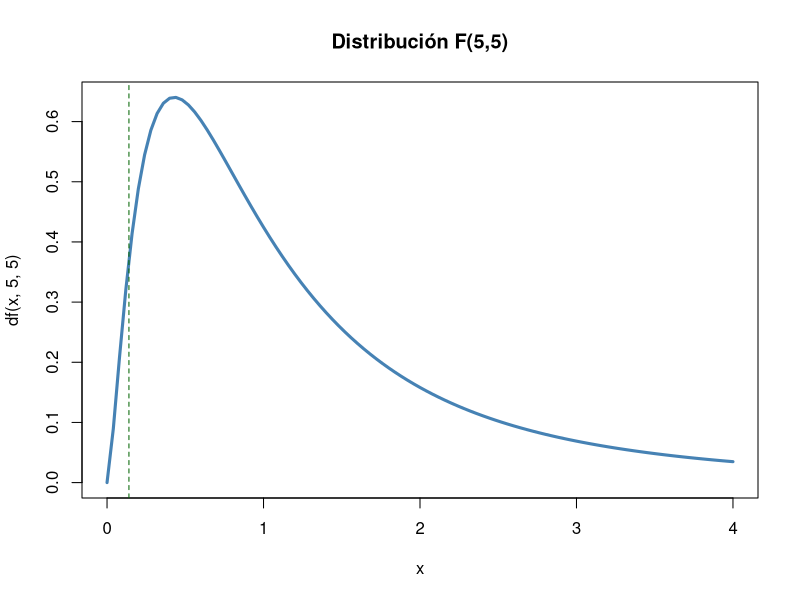
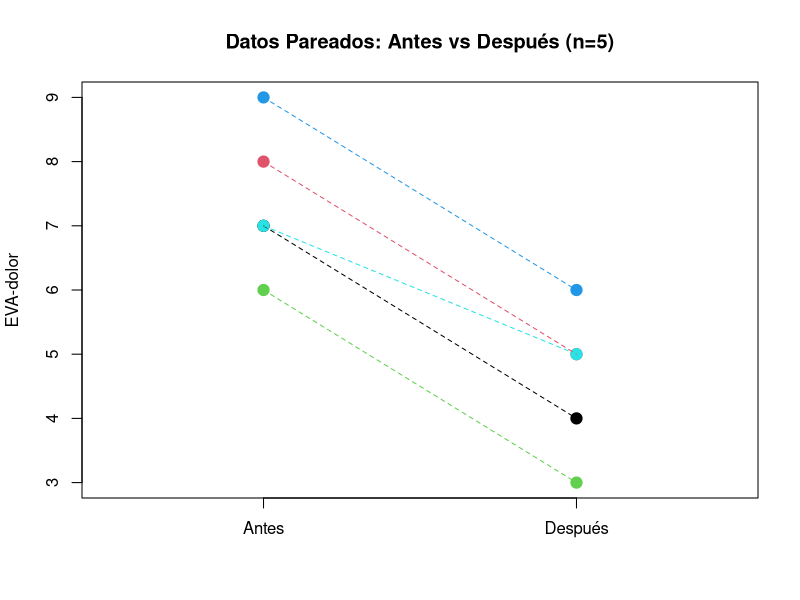
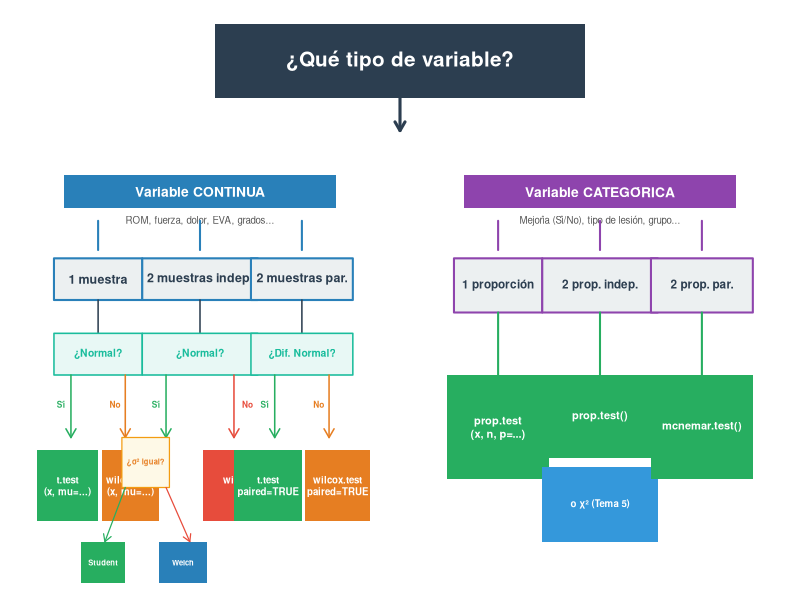
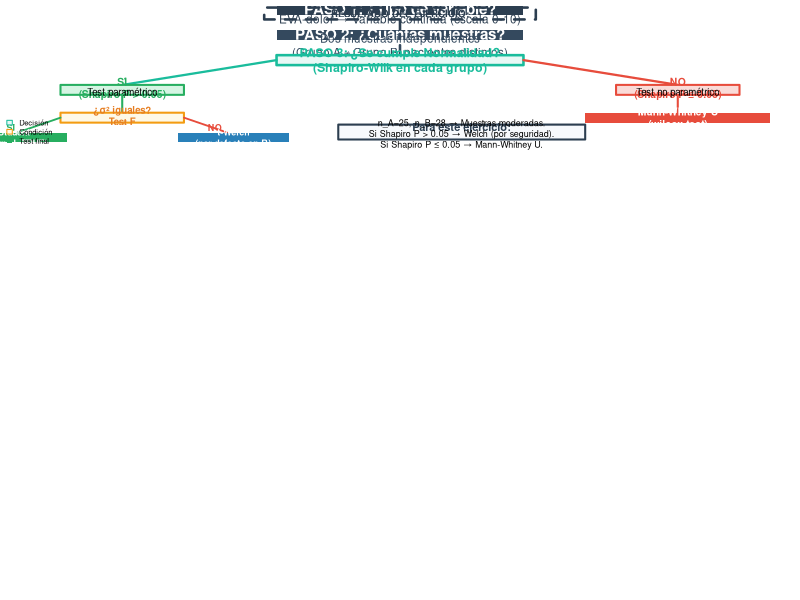

The R script that drew these images, in order:
## ---- chunk 1
g1<-c(125,132,128,135,130,126); g2<-c(140,148,142,155,138,150,145)
t.test(g1, g2)                     # Welch (recomendado — por defecto en R)
t.test(g1, g2, var.equal = TRUE)   # Student (solo si σ₁² = σ₂²)
## ---- chunk 2
var.test(g1, g2)
# P > 0.05 → varianzas iguales → Student
# P ≤ 0.05 → varianzas distintas → Welch
## ---- chunk 3
#| fig-height: 4.5
curve(df(x,5,5), 0, 4, lwd=3, col="steelblue", main="Distribución F(5,5)")
abline(v=c(qf(0.025,5,5), qf(0.975,5,5)), col="darkgreen", lty=2)
## ---- chunk 4
x1<-30; n1<-50; x2<-18; n2<-50
p_pool<-(x1+x2)/(n1+n2)
z<-(x1/n1-x2/n2)/sqrt(p_pool*(1-p_pool)*(1/n1+1/n2))
cat("z =", round(z,3), "P =", round(2*pnorm(-abs(z)),4),
    "\nDiferencia significativa: A > B (P = 0.016)")
## ---- chunk 5
#| fig-height: 4.5
a<-c(7,8,6,9,7); d<-c(4,5,3,6,5)
plot(rep(1:2,each=5), c(a,d), pch=19, col=rep(1:5,2), cex=1.5,
     xaxt="n", xlim=c(0.5,2.5), xlab="", ylab="EVA-dolor",
     main="Datos Pareados: Antes vs Después (n=5)")
axis(1, at=1:2, labels=c("Antes","Después"))
for(i in 1:5) lines(c(1,2), c(a[i],d[i]), col=i, lty=2)
## ---- chunk 6
a<-c(7,8,6,9,7); d<-c(4,5,3,6,5)
t.test(a, d, paired=TRUE)
# BioEstatR: testt(m = a, m1 = d, par = TRUE)
## ---- chunk 7
n12<-15; n21<-31
chi2<-(abs(n12-n21)-0.5)^2/(n12+n21)
P<-pchisq(chi2,1,lower.tail=FALSE)
cat("chi2 =", round(chi2,3), "P =", round(P,4),
    "\nTerapia B significativamente superior (P = 0.027)")
## ---- chunk 8
x <- c(122, 135, 128, 141, 131, 126, 146, 139)
theta0 <- 130
D <- x - theta0
cat("Diferencias Di:", D)
## ---- chunk 9
# Cálculo manual en R
Di <- x - theta0
absDi <- abs(Di)
rangos <- rank(absDi)
Wplus <- sum(rangos[Di > 0])
Wminus <- sum(rangos[Di < 0])
E_W <- length(x) * (length(x)+1) / 4
Var_W <- length(x) * (length(x)+1) * (2*length(x)+1) / 24
Z_manual <- (Wplus - E_W) / sqrt(Var_W)
P_manual <- 2 * pnorm(-abs(Z_manual))
cat(sprintf("W+ = %.0f | E[W+] = %.0f | Var(W+) = %.0f", Wplus, E_W, Var_W),
    sprintf("\nZ = %.3f | P = %.4f", Z_manual, P_manual),
    "\n--- Verificación con wilcox.test ---")
wt <- wilcox.test(x, mu = theta0, exact = FALSE)
cat(sprintf("V = %.0f | P = %.4f", wt$statistic, wt$p.value))
## ---- chunk 10
pre  <- c(7, 8, 6, 9, 7, 8)
post <- c(4, 5, 3, 6, 5, 4)
d <- post - pre
cat("Diferencias:", d)
## ---- chunk 11
# Verificación con R
wt_paired <- wilcox.test(post, pre, paired = TRUE, exact = FALSE)
cat(sprintf("W+ = %.1f | P = %.6f", wt_paired$statistic, wt_paired$p.value),
    "\nTodos los pacientes mejoraron → P < 0.05 (efecto significativo)")
## ---- chunk 12
# Cálculo manual en R
grupoA <- c(55, 62, 48, 70, 52)
grupoB <- c(72, 68, 75, 80, 65, 78)
todos <- c(grupoA, grupoB)
rangos <- rank(todos)
R_A <- sum(rangos[1:5])
R_B <- sum(rangos[6:11])
U_A <- R_A - 5*6/2
U_B <- R_B - 6*7/2
U <- min(U_A, U_B)
E_U <- 5*6/2
Var_U <- 5*6*12/12
Z_U <- (U - E_U) / sqrt(Var_U)
P_U <- 2 * pnorm(-abs(Z_U))
cat(sprintf("R_A=%.0f | R_B=%.0f | U_A=%.0f | U_B=%.0f | U=%.0f", R_A,R_B,U_A,U_B,U),
    sprintf("\nE[U]=%.0f | Var(U)=%.0f | Z=%.3f | P=%.4f", E_U, Var_U, Z_U, P_U),
    "\n--- Verificación con wilcox.test ---")
wt_mw <- wilcox.test(grupoA, grupoB, exact = FALSE)
cat(sprintf("W = %.0f | P = %.4f", wt_mw$statistic, wt_mw$p.value))
## ---- chunk 13
# Ejemplo signed-rank (una muestra) — datos de ROM
x <- c(122, 135, 128, 141, 131, 126, 146, 139)
cat("=== Wilcoxon signed-rank (una muestra) ===")
wilcox.test(x, mu = 130, exact = FALSE)

# Ejemplo Mann-Whitney (dos muestras independientes)
grupoA <- c(55, 62, 48, 70, 52)
grupoB <- c(72, 68, 75, 80, 65, 78)
cat("\n=== Mann-Whitney U ===")
wilcox.test(grupoA, grupoB, exact = FALSE)
## ---- chunk 14
delta<-5; s<-12; z_a<-qnorm(0.975); z_b<-qnorm(0.80)
n<-ceiling(2*(z_a+z_b)^2*s^2/delta^2)
cat("n por grupo =", n, "→ n total =", 2*n)
# BioEstatR: nm(d = 5, s = 12, potencia = 0.80)        # medias
# BioEstatR: np(x = c(30,18), n = c(50,50), d = 0.05)  # proporciones
## ---- chunk 15
delta<-5; s<-12; z_a<-qnorm(0.975); z_b<-qnorm(0.80)
n<-ceiling(2*(z_a+z_b)^2*s^2/delta^2)
cat("n =", n, "por grupo (total =", 2*n, ")")
## ---- chunk 16
# Simulamos datos con las estadísticas dadas
set.seed(42)
jovenes <- rnorm(20, 450, 89)
ancianos <- rnorm(16, 380, 96)
var.test(jovenes, ancianos)
## ---- chunk 17
# Student (varianzas iguales)
t.test(jovenes, ancianos, var.equal = TRUE)
# Welch (por seguridad, siempre recomendado)
t.test(jovenes, ancianos)
## ---- chunk 18
x1 <- 450; x2 <- 380; s1 <- 89; s2 <- 96; n1 <- 20; n2 <- 16
sp <- sqrt(((n1-1)*s1^2 + (n2-1)*s2^2) / (n1+n2-2))
dc <- (x1 - x2) / sp
t_val <- (x1 - x2) / (sp * sqrt(1/n1 + 1/n2))
omega2 <- (t_val^2 - 1) / (t_val^2 + n1 + n2 - 1)
cat("s_p =", round(sp,1), "\nd de Cohen =", round(dc,2),
    "→", ifelse(abs(dc)>=0.8,"GRANDE",ifelse(abs(dc)>=0.5,"MEDIANO","PEQUEÑO")),
    "\nOmega² =", round(omega2,3), "→", round(omega2*100,1), "% varianza explicada")
## ---- chunk 19
#| fig-height: 7.5
par(mar = c(2, 1, 3, 1), bg = "white")
layout(matrix(c(1,1,2,3), 2, 2, byrow = TRUE), heights = c(1, 3))

# ── PANEL SUPERIOR: Pregunta raíz ──
par(mar = c(0, 0, 0, 0))
plot(NA, xlim = c(0, 10), ylim = c(0, 1.5), axes = FALSE, xlab = "", ylab = "")
rect(2.5, 0.5, 7.5, 1.3, col = "#2c3e50", border = NA, lwd = 0)
text(5, 0.9, "¿Qué tipo de variable?", font = 2, cex = 1.5, col = "white")
arrows(5, 0.5, 5, 0.15, lwd = 3, col = "#2c3e50", length = 0.1)

# ── PANEL IZQUIERDO: Variables Continuas ──
par(mar = c(0, 1, 0, 1))
plot(NA, xlim = c(0, 10), ylim = c(0, 10), axes = FALSE, xlab = "", ylab = "")
# Title
rect(1, 9, 9, 9.8, col = "#2980b9", border = NA)
text(5, 9.4, "Variable CONTINUA", font = 2, cex = 1, col = "white")
text(5, 8.7, "ROM, fuerza, dolor, EVA, grados...", cex = 0.7, col = "#555")

# 3 columns
col_x <- c(2, 5, 8)  # centers of 3 columns

for (i in 1:3) {
  # Arrow from title to column
  segments(col_x[i], 8.7, col_x[i], 8, lwd = 2, col = "#2980b9")
  arrows(col_x[i], 8, col_x[i], 7.85, lwd = 0, col = "#2980b9", length = 0.08)
}

# Column 1: 1 muestra
rect(col_x[1]-1.3, 6.8, col_x[1]+1.3, 7.8, col = "#ecf0f1", border = "#2980b9", lwd = 2)
text(col_x[1], 7.3, "1 muestra", font = 2, cex = 0.9, col = "#2c3e50")
# Arrow down
segments(col_x[1], 6.8, col_x[1], 6, lwd = 1.5, col = "#2c3e50")
# Condition: ¿Normal?
rect(col_x[1]-1.3, 5, col_x[1]+1.3, 6, col = "#e8f8f5", border = "#1abc9c", lwd = 1.5)
text(col_x[1], 5.5, "¿Normal?", font = 2, cex = 0.75, col = "#1abc9c")
# Branches Sí/No
arrows(col_x[1]-0.8, 5, col_x[1]-0.8, 3.5, lwd = 1.5, col = "#27ae60", length = 0.1)
arrows(col_x[1]+0.8, 5, col_x[1]+0.8, 3.5, lwd = 1.5, col = "#e67e22", length = 0.1)
text(col_x[1]-1.1, 4.3, "Sí", cex = 0.6, col = "#27ae60", font = 2)
text(col_x[1]+0.5, 4.3, "No", cex = 0.6, col = "#e67e22", font = 2)
# Test boxes
rect(col_x[1]-1.8, 1.5, col_x[1], 3.2, col = "#27ae60", border = NA)
text(col_x[1]-0.9, 2.35, "t.test\n(x, mu=...)", font = 2, cex = 0.7, col = "white")
rect(col_x[1]+0.1, 1.5, col_x[1]+1.8, 3.2, col = "#e67e22", border = NA)
text(col_x[1]+0.95, 2.35, "wilcox.test\n(x, mu=...)", font = 2, cex = 0.7, col = "white")

# Column 2: 2 muestras independientes
rect(col_x[2]-1.7, 6.8, col_x[2]+1.7, 7.8, col = "#ecf0f1", border = "#2980b9", lwd = 2)
text(col_x[2], 7.3, "2 muestras indep.", font = 2, cex = 0.9, col = "#2c3e50")
segments(col_x[2], 6.8, col_x[2], 6, lwd = 1.5, col = "#2c3e50")
rect(col_x[2]-1.7, 5, col_x[2]+1.7, 6, col = "#e8f8f5", border = "#1abc9c", lwd = 1.5)
text(col_x[2], 5.5, "¿Normal?", font = 2, cex = 0.75, col = "#1abc9c")
# Sí branch → ¿varianzas?
arrows(col_x[2]-1, 5, col_x[2]-1, 3.5, lwd = 1.5, col = "#27ae60", length = 0.1)
text(col_x[2]-1.3, 4.3, "Sí", cex = 0.6, col = "#27ae60", font = 2)
rect(col_x[2]-2.3, 2.3, col_x[2]-0.9, 3.5, col = "#fef9e7", border = "#f39c12", lwd = 1.2)
text(col_x[2]-1.6, 2.9, "¿σ² igual?", font = 2, cex = 0.55, col = "#e67e22")
arrows(col_x[2]-2.2, 2.3, col_x[2]-2.8, 1, lwd = 1.2, col = "#27ae60", length = 0.08)
arrows(col_x[2]-1, 2.3, col_x[2]-0.3, 1, lwd = 1.2, col = "#e74c3c", length = 0.08)
rect(col_x[2]-3.5, 0, col_x[2]-2.2, 1, col = "#27ae60", border = NA)
text(col_x[2]-2.85, 0.5, "Student", font = 2, cex = 0.55, col = "white")
rect(col_x[2]-1.2, 0, col_x[2]+0.2, 1, col = "#2980b9", border = NA)
text(col_x[2]-0.5, 0.5, "Welch", font = 2, cex = 0.55, col = "white")
# No branch → Mann-Whitney
arrows(col_x[2]+1, 5, col_x[2]+1, 3.5, lwd = 1.5, col = "#e74c3c", length = 0.1)
text(col_x[2]+1.4, 4.3, "No", cex = 0.6, col = "#e74c3c", font = 2)
rect(col_x[2]+0.1, 1.5, col_x[2]+2.7, 3.2, col = "#e74c3c", border = NA)
text(col_x[2]+1.4, 2.35, "wilcox.test\n(x, y)", font = 2, cex = 0.7, col = "white")

# Column 3: 2 muestras pareadas
rect(col_x[3]-1.5, 6.8, col_x[3]+1.5, 7.8, col = "#ecf0f1", border = "#2980b9", lwd = 2)
text(col_x[3], 7.3, "2 muestras par.", font = 2, cex = 0.9, col = "#2c3e50")
segments(col_x[3], 6.8, col_x[3], 6, lwd = 1.5, col = "#2c3e50")
rect(col_x[3]-1.5, 5, col_x[3]+1.5, 6, col = "#e8f8f5", border = "#1abc9c", lwd = 1.5)
text(col_x[3], 5.5, "¿Dif. Normal?", font = 2, cex = 0.75, col = "#1abc9c")
arrows(col_x[3]-0.8, 5, col_x[3]-0.8, 3.5, lwd = 1.5, col = "#27ae60", length = 0.1)
arrows(col_x[3]+0.8, 5, col_x[3]+0.8, 3.5, lwd = 1.5, col = "#e67e22", length = 0.1)
text(col_x[3]-1.1, 4.3, "Sí", cex = 0.6, col = "#27ae60", font = 2)
text(col_x[3]+0.5, 4.3, "No", cex = 0.6, col = "#e67e22", font = 2)
rect(col_x[3]-2, 1.5, col_x[3], 3.2, col = "#27ae60", border = NA)
text(col_x[3]-1, 2.35, "t.test\npaired=TRUE", font = 2, cex = 0.7, col = "white")
rect(col_x[3]+0.1, 1.5, col_x[3]+2, 3.2, col = "#e67e22", border = NA)
text(col_x[3]+1.05, 2.35, "wilcox.test\npaired=TRUE", font = 2, cex = 0.7, col = "white")

# ── PANEL DERECHO: Variables Categóricas ──
par(mar = c(0, 1, 0, 1))
plot(NA, xlim = c(0, 10), ylim = c(0, 10), axes = FALSE, xlab = "", ylab = "")
# Title
rect(1, 9, 9, 9.8, col = "#8e44ad", border = NA)
text(5, 9.4, "Variable CATEGÓRICA", font = 2, cex = 1, col = "white")
text(5, 8.7, "Mejoría (Sí/No), tipo de lesión, grupo...", cex = 0.7, col = "#555")

# 3 columns
for (i in 1:3) {
  segments(col_x[i], 8.7, col_x[i], 8, lwd = 2, col = "#8e44ad")
  arrows(col_x[i], 8, col_x[i], 7.85, lwd = 0, col = "#8e44ad", length = 0.08)
}

# Column 1: 1 proporción
rect(col_x[1]-1.3, 6.5, col_x[1]+1.3, 7.8, col = "#ecf0f1", border = "#8e44ad", lwd = 2)
text(col_x[1], 7.15, "1 proporción", font = 2, cex = 0.85, col = "#2c3e50")
segments(col_x[1], 6.5, col_x[1], 5, lwd = 2, col = "#27ae60")
rect(col_x[1]-1.5, 2.5, col_x[1]+1.5, 5, col = "#27ae60", border = NA)
text(col_x[1], 3.75, "prop.test\n(x, n, p=...)", font = 2, cex = 0.8, col = "white")

# Column 2: 2 proporciones independientes
rect(col_x[2]-1.7, 6.5, col_x[2]+1.7, 7.8, col = "#ecf0f1", border = "#8e44ad", lwd = 2)
text(col_x[2], 7.15, "2 prop. indep.", font = 2, cex = 0.85, col = "#2c3e50")
segments(col_x[2], 6.5, col_x[2], 5, lwd = 2, col = "#27ae60")
rect(col_x[2]-1.7, 3, col_x[2]+1.7, 5, col = "#27ae60", border = NA)
text(col_x[2], 4, "prop.test()", font = 2, cex = 0.8, col = "white")
rect(col_x[2]-1.7, 1, col_x[2]+1.7, 2.8, col = "#3498db", border = NA)
text(col_x[2], 1.9, "o χ² (Tema 5)", font = 2, cex = 0.7, col = "white")

# Column 3: 2 proporciones pareadas
rect(col_x[3]-1.5, 6.5, col_x[3]+1.5, 7.8, col = "#ecf0f1", border = "#8e44ad", lwd = 2)
text(col_x[3], 7.15, "2 prop. par.", font = 2, cex = 0.85, col = "#2c3e50")
segments(col_x[3], 6.5, col_x[3], 5, lwd = 2, col = "#27ae60")
rect(col_x[3]-1.5, 2.5, col_x[3]+1.5, 5, col = "#27ae60", border = NA)
text(col_x[3], 3.75, "mcnemar.test()", font = 2, cex = 0.8, col = "white")
## ---- chunk 20
n1<-15; m1<-4.2; s1<-1.8; n2<-12; m2<-6.8; s2<-2.1
# t de Welch (aproximación con estadísticos resumen)
se <- sqrt(s1^2/n1 + s2^2/n2)
t_stat <- (m1 - m2) / se
# Grados de libertad Satterthwaite
num <- (s1^2/n1 + s2^2/n2)^2
den <- (s1^2/n1)^2/(n1-1) + (s2^2/n2)^2/(n2-1)
gl <- num/den
p <- 2 * pt(-abs(t_stat), gl)
cat("t =", round(t_stat,3), "gl =", round(gl,1), "P =", round(p,4),
    "\nDiferencia:", m1-m2, "(IC 95% requiere datos originales)")
## ---- chunk 21
#| fig-height: 6.5
par(mar = c(0, 0, 0, 0))
plot(NA, xlim = c(0, 12), ylim = c(0, 14), axes = FALSE, xlab = "", ylab = "")

# ── Paso 1 ──
rect(4, 13, 8, 14, col = "#2c3e50", border = NA, lwd = 0)
text(6, 13.5, "PASO 1: ¿Tipo de variable?", font = 2, cex = 1.1, col = "white")
text(6, 12.5, "EVA-dolor → Variable continua (escala 0-10)", cex = 0.85, col = "#2c3e50")
segments(6, 12.5, 6, 11.5, lwd = 2.5, col = "#2c3e50")

# ── Paso 2 ──
rect(4, 10.5, 8, 11.5, col = "#34495e", border = NA)
text(6, 11, "PASO 2: ¿Cuántas muestras?", font = 2, cex = 1.1, col = "white")
text(6, 10, "Dos muestras independientes\n(Grupo A ≠ Grupo B, pacientes distintos)", cex = 0.85, col = "#34495e")
segments(6, 10, 6, 9, lwd = 2.5, col = "#34495e")

# ── Paso 3 ── Decisión: ¿Normalidad?
rect(4, 8, 8, 9, col = "#e8f8f5", border = "#1abc9c", lwd = 2.5)
text(6, 8.5, "PASO 3: ¿Se cumple Normalidad?\n(Shapiro-Wilk en cada grupo)", font = 2, cex = 0.9, col = "#1abc9c")

# Ramas desde Paso 3
segments(4, 8.5, 1.5, 6, lwd = 2.2, col = "#1abc9c")
segments(8, 8.5, 10.5, 6, lwd = 2.2, col = "#e74c3c")

# Rama SÍ: Normalidad
rect(0.5, 5, 2.5, 6, col = "#d5f5e3", border = "#27ae60", lwd = 2)
text(1.5, 5.7, "SÍ\n(Shapiro P > 0.05)", font = 2, cex = 0.75, col = "#27ae60")
text(1.5, 5.2, "Test paramétrico", cex = 0.7)

segments(1.5, 5, 1.5, 3.2, lwd = 2, col = "#27ae60")

# Sub-rama: ¿varianzas iguales?
rect(0.5, 2.2, 2.5, 3.2, col = "#fef9e7", border = "#f39c12", lwd = 2)
text(1.5, 2.9, "¿σ² iguales?\nTest F", font = 2, cex = 0.7, col = "#e67e22")

segments(0.5, 2.7, -0.2, 1.2, lwd = 1.8, col = "#27ae60")
segments(2.5, 2.7, 3.2, 1.2, lwd = 1.8, col = "#e74c3c")

text(-0.3, 1.7, "SÍ", font = 2, cex = 0.65, col = "#27ae60")
rect(-1.2, 0.2, 0.6, 1.2, col = "#27ae60", border = NA)
text(-0.3, 0.7, "t-Student\n(var.equal=TRUE)", font = 2, cex = 0.65, col = "white")

text(3.0, 1.7, "NO", font = 2, cex = 0.65, col = "#e74c3c")
rect(2.4, 0.2, 4.2, 1.2, col = "#2980b9", border = NA)
text(3.3, 0.7, "t-Welch\n(por defecto en R)", font = 2, cex = 0.65, col = "white")

# Rama NO: No Normalidad
rect(9.5, 5, 11.5, 6, col = "#fadbd8", border = "#e74c3c", lwd = 2)
text(10.5, 5.7, "NO\n(Shapiro P ≤ 0.05)", font = 2, cex = 0.75, col = "#e74c3c")
text(10.5, 5.2, "Test no paramétrico", cex = 0.7)

segments(10.5, 5, 10.5, 3.2, lwd = 2, col = "#e74c3c")

rect(9, 2.2, 12, 3.2, col = "#e74c3c", border = NA)
text(10.5, 2.7, "Mann-Whitney U\n(wilcox.test)", font = 2, cex = 0.75, col = "white")

# ── Paso 4 ── Resultado
rect(3.8, 12.6, 8.2, 13.8, col = NA, border = "#2c3e50", lwd = 2.5, lty = 2)
text(6, 13.2, "RESULTADO DEL EJERCICIO:", cex = 0.7, font = 2, col = "#2c3e50")

# ── Resumen para este caso
rect(5, 0.5, 9, 2, col = "#f7f9fc", border = "#2c3e50", lwd = 2)
text(7, 1.6, "Para este ejercicio:", font = 2, cex = 0.8, col = "#2c3e50")
text(7, 1.1, "n_A=25, n_B=28 → Muestras moderadas.\nSi Shapiro P > 0.05 → Welch (por seguridad).\nSi Shapiro P ≤ 0.05 → Mann-Whitney U.", cex = 0.65)

# Leyenda
legend("bottomleft", c("Decisión", "Condición", "Test final"),
       fill = c("#e8f8f5", "#fef9e7", "#27ae60"),
       border = c("#1abc9c", "#f39c12", NA), cex = 0.55, bty = "n")
